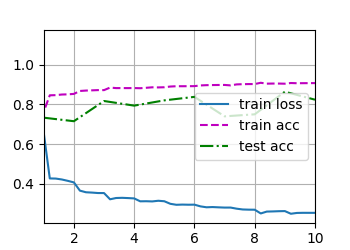

The Python source for this figure:
import torch
from torch import nn
from d2l import torch as d2l

net = nn.Sequential(
    nn.Conv2d(1, 6, kernel_size=5), nn.BatchNorm2d(6), nn.Sigmoid(),
    nn.MaxPool2d(kernel_size=2, stride=2),
    nn.Conv2d(6, 16, kernel_size=5), nn.BatchNorm2d(16), nn.Sigmoid(),
    nn.MaxPool2d(kernel_size=2, stride=2), nn.Flatten(),
    nn.Linear(256, 120), nn.BatchNorm1d(120), nn.Sigmoid(),
    nn.Linear(120, 84), nn.BatchNorm1d(84), nn.Sigmoid(),
    nn.Linear(84, 10))

lr, num_epochs, batch_size = 1.0, 10, 256
train_iter, test_iter = d2l.load_data_fashion_mnist(batch_size)
d2l.train_ch6(net, train_iter, test_iter, num_epochs, lr, d2l.try_gpu())
d2l.plt.savefig("batch_norm1.png")
d2l.plt.show()